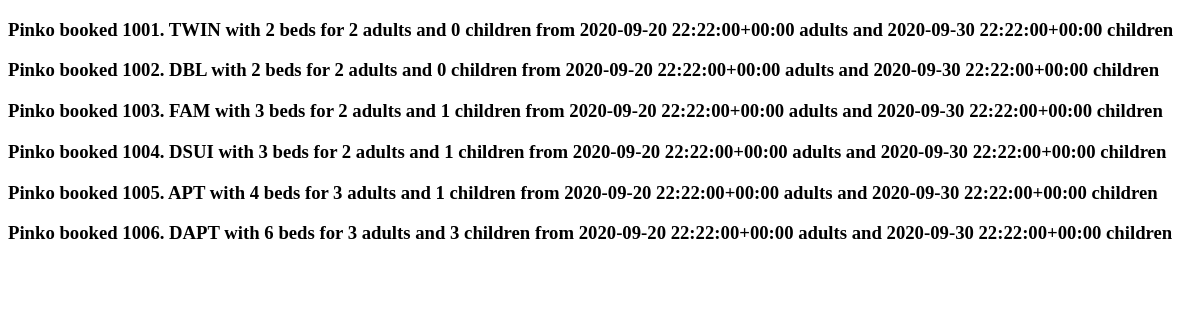
The app's page /booking_list/, older data.
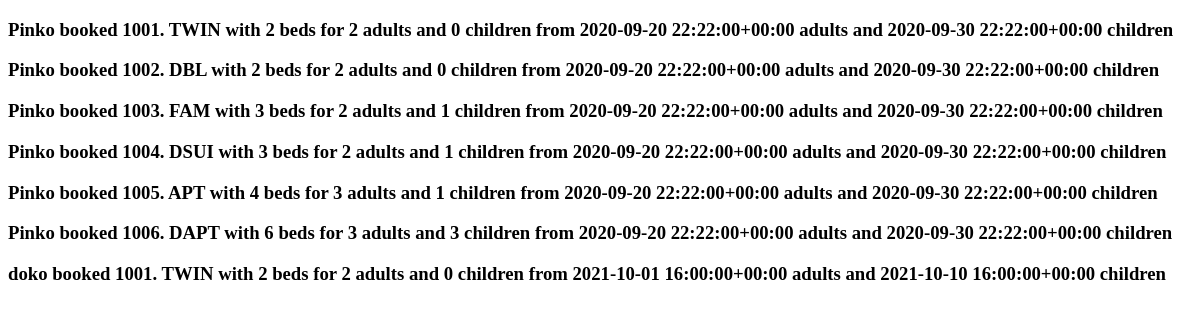
The same page, newer data.
### reservations/models.py (models this page shows)
class Booking(models.Model):
    user = models.ForeignKey(settings.AUTH_USER_MODEL, on_delete=models.CASCADE)
    room = models.ForeignKey(Room, on_delete=models.CASCADE)
    check_in = models.DateTimeField()
    check_out = models.DateTimeField()
    def __str__(self):
        return f'{self.user} booked {self.room} from {self.check_in} adults and {self.check_out} children'

class Room(models.Model):
    ROOM_CATEGORIES = (
        ('TWIN', 'TWIN ROOM'),
        ('DBL', 'DOUBLE ROOM'),
        ('FAM', 'FAMILY ROOM'),
        ('DSUI', 'DELUXE SUITE'),
        ('APT', 'APARTMENT'),
        ('DAPT', 'DELUXE APARTMENT'),
    )
    number = models.IntegerField()
    category = models.CharField(max_length=10, choices=ROOM_CATEGORIES)
    beds = models.IntegerField()
    capacity = models.IntegerField()
    children_capacity = models.IntegerField(null=True)
    def __str__(self):
        return f'{self.number}. {self.category} with {self.beds} beds for {self.capacity} adults and {self.children_capacity} children'

### reservations/views.py (the view)
# urls.py: path('booking_list/', BookingList.as_view(), name='BookingList'),
class BookingList(ListView):
    model = Booking

### reservations/templates/reservations/booking_list.html (shortened to what this page needs)
<!DOCTYPE html>
<html lang="en">
<head>
</head>
<body>
    {% for booking in booking_list %}
    <h3>{{ booking }}</h3>
    {% endfor %}
</body>
</html>

Row changes from the older to the newer data that the page shows:
added Booking: user+room+check_in "doko booked 1001. TWIN with 2 beds for 2 adults and 0 children from 2021-10-01 16:00:00+00:00 adults and 2021-10-10 16:00:00+00:00 children"
